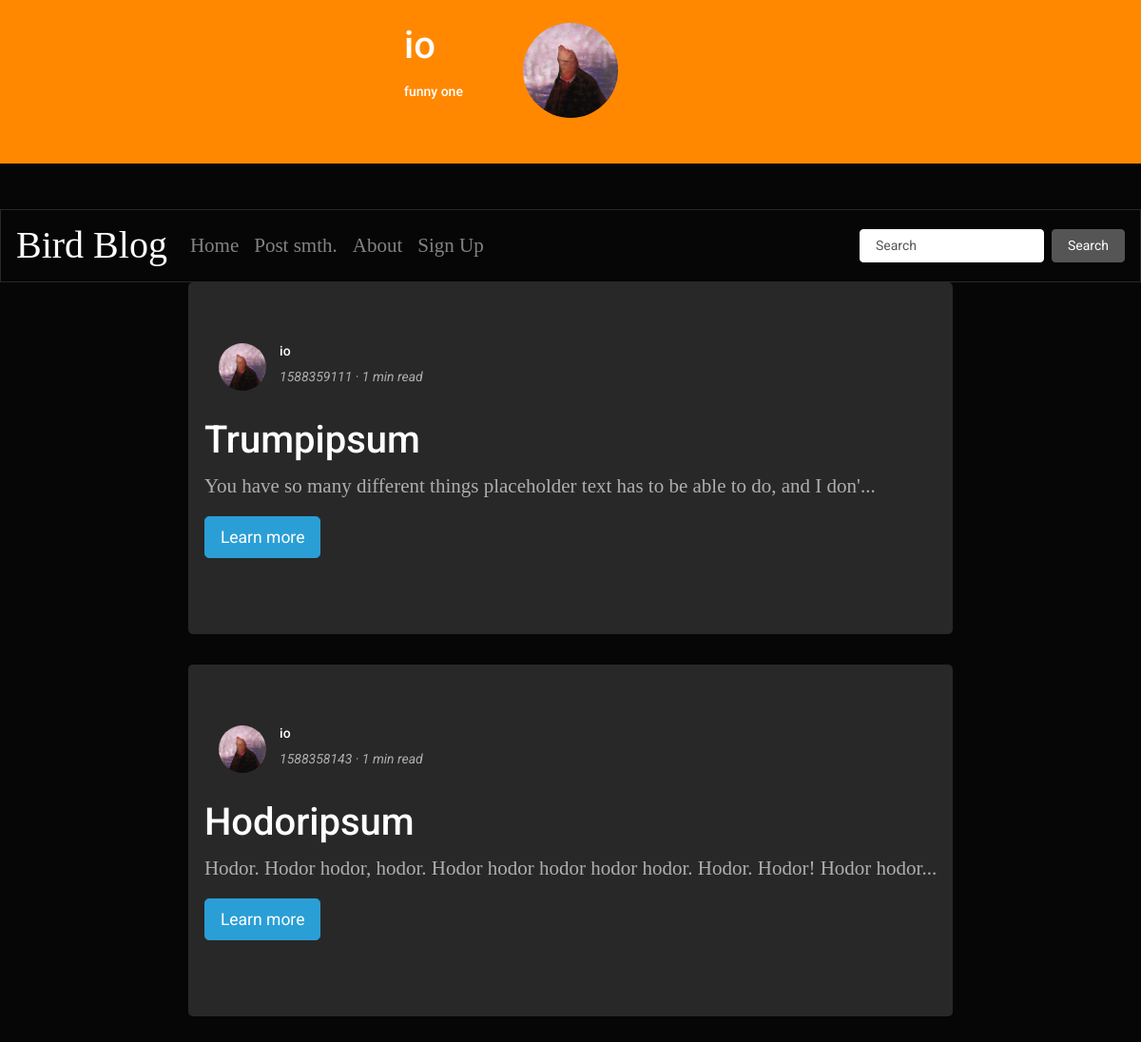
/id/io, run on an earlier commit of the app's database.
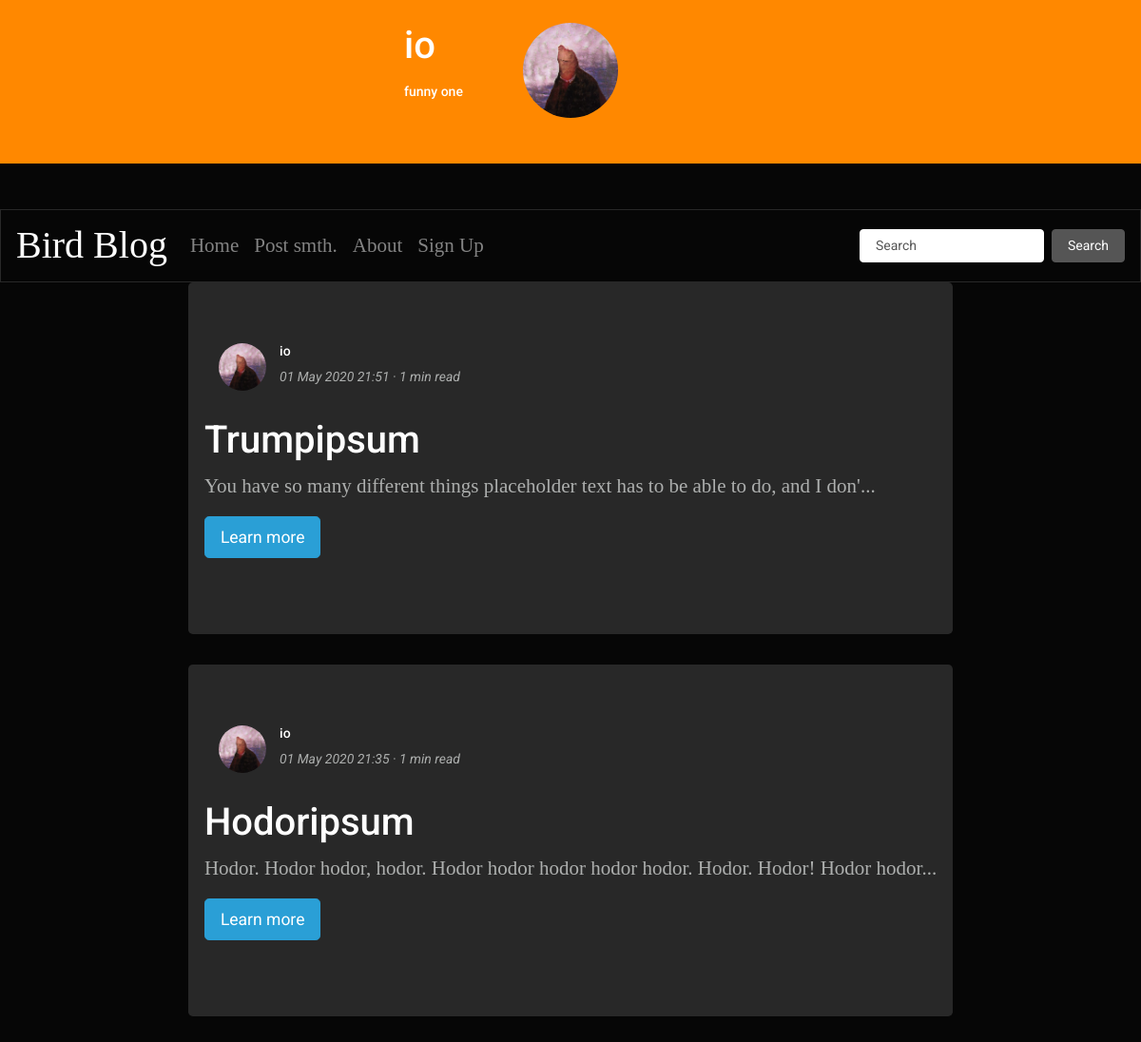
And on a later commit of the database.
### tables this page shows
CREATE TABLE "texts" (
	"ID"	INTEGER,
	"textName"	TEXT,
	"textContent"	TEXT,
	"author"	TEXT,
	"date"	TEXT,
	"rating"	INTEGER,
	"dateComputer"	INTEGER
);

### server.py (the view)
@app.route('/id/<userID>')
def user(userID):
    f = open("dev_output.txt", "a")
    connTexts = sqlite3.connect("texts.db")
    g = connTexts.cursor()
    conn = sqlite3.connect("userData.db")
    c = conn.cursor()
    temp = "images/users/{}.jpg".format(userID)
    imageLink = url_for('static', filename=temp)
    about = c.execute("SELECT about FROM `userData` WHERE nick=?;", (userID,))
    about = about.fetchall()
    about = str(about)
    about = about[about.find("'")+1:about.rfind("'")]
    """while about.find(",") != -1:
        about = about.replace(",", " OR ")"""
    """posts = posts.split(",")
    posts = [int(posts[i]) for i in range(len(posts))]
    f.write(str(posts) + " - posts" + "\n")"""
    """{% lilPost = 83 %}

                            {% lilPost = post/100 * 10 %}"""
    fullPostData = g.execute("SELECT * FROM `texts` WHERE author=?;", (userID,))
    fullPostData = fullPostData.fetchall()
    f.write(str(fullPostData[0]))
    conn.commit()
    conn.close()
    connTexts.commit()
    connTexts.close()
    f.close()
    return render_template("userPage.html", bootstrapTheme=bootstrapTheme, nick=userID, imageLink=imageLink, about=about, fullPostData=fullPostData)

### templates/userPage.html (shortened to what this page needs)
<!DOCTYPE html>
<html>
    <head>
        {% include '/styles.html' %}
    </head>
    <body>
        <div class="pt-4 bg-warning">
            <div class="row mb-5" >
                <div class="col-md"></div>
                <div class="col-md">
                    <div class = "container" >
                        <div class = "row mb-5">
                            <div class="col-md">
                            <h3>{{nick}}</h3>
                            <p><h6>{{about}}</h6></p>
                            </div>
                            <div class="col-md"><img src = {{imageLink}} alt="" class="round" width="100" height="100"></div>
                            <div class="col-md"></div>
                        </div>
                    </div>
                </div>
                <div class="col-md"></div>
                </div>
            </div>
        {% include 'header.html' %}
        <div class="row mb-5" >
            <div class="col-md"></div>
                <div class = "center-block" >
                    {% block poster %}
                    {% for post in fullPostData %}
                        <div class = "jumbotron">
                            <div class = "row">
                                <div class="col-md-1">
                                    <img src = {{imageLink}} alt="" class="round" width="50" height="50">
                                </div>
                                <div class="col-md-5">
                                    <h6>{{ post[3] }}</h6>
                                    <p><i>{{ post[4] }} · {{(post|length / 1500)|round(0, "ceil")|int}} min read</i></p>
                                </div>
                            </div>
                            <div class = "row">
                                <p><h3>{{ post[1] }}</h3></p>
                            </div>
                            <div class = "row">
                                {% if post[2]|length > 83 %}
                                    <p class = "serif">{{ post[2][:83] }}...</p>
                                {% else %}
                                    <p class = "serif">{{ post[2]}}...</p>
                                {% endif %}
                            </div>
                            <div class = "row">
                                <p class="lead">
                                    <a class="btn btn-primary btn-lg" href="/texts/{{post[0]}}" role="button">Learn more</a>
                                </p>
                            </div>
                        </div>
                    {% endfor %}
                    {% endblock %}
                </div>
            <div class="col-md"></div>
        </div>
    </body>
</html>

### templates/styles.html (shortened to what this page needs)
<link href="https://stackpath.bootstrapcdn.com/bootswatch/4.4.1/cyborg/bootstrap.min.css" rel="stylesheet">

### templates/header.html (shortened to what this page needs)
<nav class="navbar navbar-expand-lg navbar-dark bg-dark">
    <a class="navbar-brand serifh1" href="/index">Bird Blog</a>
    <div class="collapse navbar-collapse" id="navbarColor02">
      <ul class="navbar-nav mr-auto">
        {% if titleName == "index" %}
          <li class="nav-item active">
            <a class="nav-link serif" href="/index">Home <span class="sr-only">(current)</span></a>
          </li>
        {% else %}
        <li class="nav-item ">
          <a class="nav-link serif " href="/index">Home <span class="sr-only">(current)</span></a>
        </li>
        {% endif %}
        {% if titleName == "signIn" %}
        <li class="nav-item active">
          <a class="nav-link serif" href="/login">Post smth.<span class="sr-only">(current)</span></a>
        </li>
        {% else %}
        <li class="nav-item">
          <a class="nav-link serif" href="/login">Post smth.</a>
        </li>
        {% endif %}
        {% if titleName == "about" %}
        <li class="nav-item active">
          <a class="nav-link serif" href="about">About <span class="sr-only">(current)</span></a>
        </li>
        {% else %}
        <li class="nav-item">
          <a class="nav-link serif" href="about">About</a>
        </li>
        {% endif %}
        {% if titleName == "signUp" %}
        <li class="nav-item active">
          <a class="nav-link serif" href="/register">Sign Up<span class="sr-only">(current)</span></a>
        </li>
        {% else %}
        <li class="nav-item">
          <a class="nav-link serif" href="/register">Sign Up</a>
        </li>
        {% endif %}
      </ul>
      <form class="form-inline my-2 my-lg-0">
        <input class="form-control mr-sm-2" type="text" placeholder="Search">
        <button class="btn btn-secondary my-2 my-sm-0" type="submit">Search</button>
      </form>
    </div>
  </nav>

### templates/styles.html (style rules this page uses)
.serif { font-family: Georgia, 'Times New Roman', Times, serif; font-size: 21px; line-height: 32px; font-weight: 400; }
.serifh1 { font-family: Georgia, 'Times New Roman', Times, serif; font-size: 40px; line-height: 48px; font-weight: 400; }
.round { border-radius: 100px; }
html, body { max-width: 100%; overflow-x: hidden; }

What changed in the data, as far as the page shows it:
changed texts "Trumpipsum": date "1588359111" → "01 May 2020 21:51"
changed texts "Hodoripsum": date "1588358143" → "01 May 2020 21:35"
